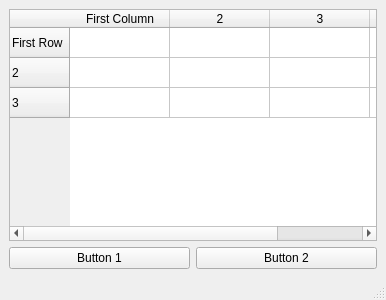
<?xml version="1.0" encoding="UTF-8"?>
<ui version="4.0">
 <class>MainWindow</class>
 <widget class="QMainWindow" name="MainWindow">
  <property name="geometry">
   <rect>
    <x>0</x>
    <y>0</y>
    <width>386</width>
    <height>300</height>
   </rect>
  </property>
  <property name="windowTitle">
   <string>MainWindow</string>
  </property>
  <widget class="QWidget" name="centralwidget">
   <layout class="QVBoxLayout" name="verticalLayout">
    <item>
     <layout class="QHBoxLayout" name="horizontalLayout">
      <item>
       <widget class="QTableWidget" name="tableWidget">
        <property name="rowCount">
         <number>3</number>
        </property>
        <property name="columnCount">
         <number>4</number>
        </property>
        <row>
         <property name="text">
          <string>First Row</string>
         </property>
        </row>
        <row/>
        <row/>
        <column>
         <property name="text">
          <string>First Column</string>
         </property>
        </column>
        <column/>
        <column/>
        <column/>
        <item row="0" column="0">
         <property name="text">
          <string/>
         </property>
        </item>
        <item row="0" column="1">
         <property name="text">
          <string/>
         </property>
        </item>
       </widget>
      </item>
     </layout>
    </item>
    <item>
     <layout class="QHBoxLayout" name="horizontalLayout_2">
      <item>
       <widget class="QPushButton" name="pushButton">
        <property name="text">
         <string>Button 1</string>
        </property>
       </widget>
      </item>
      <item>
       <widget class="QPushButton" name="pushButton_2">
        <property name="text">
         <string>Button 2</string>
        </property>
       </widget>
      </item>
     </layout>
    </item>
   </layout>
  </widget>
  <widget class="QMenuBar" name="menubar">
   <property name="geometry">
    <rect>
     <x>0</x>
     <y>0</y>
     <width>386</width>
     <height>21</height>
    </rect>
   </property>
  </widget>
  <widget class="QStatusBar" name="statusbar"/>
 </widget>
 <resources/>
 <connections/>
</ui>
